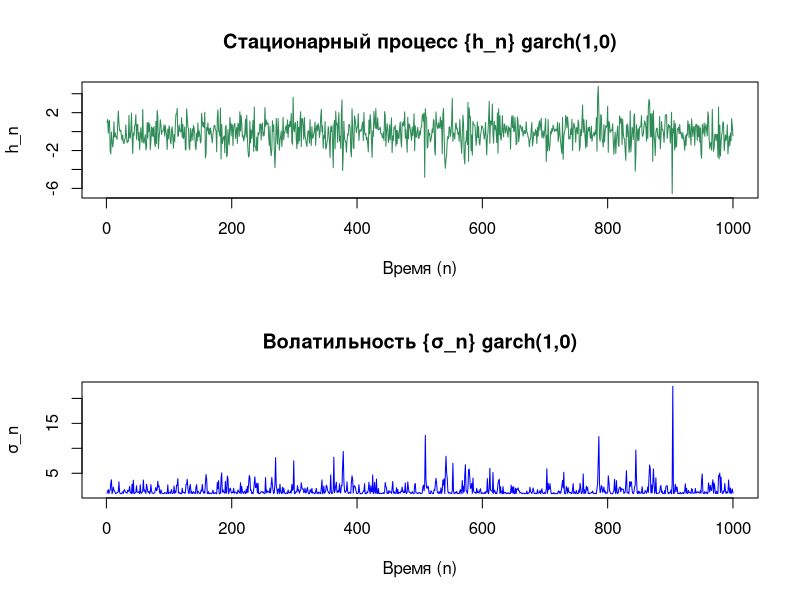

Write R code to recreate this figure.
# Задание 1 ----

# Функция для моделирования процесса garch(1,0)
garch_process <- function(omega, alpha, num_obs, initial_volatility = 1, initial_process_value = 1) {
  # Проверка корректности входных параметров
  if (omega <= 0) stop("omega должно быть положительным")  # omega должно быть больше нуля
  if (alpha <= 0 || alpha >= 1) stop("alpha должно быть в диапазоне (0, 1)")  # alpha должно быть между 0 и 1
  
  # Инициализация векторов для хранения значений процесса и волатильности
  process_values <- numeric(num_obs)  # Создаем вектор для значений процесса
  volatility <- numeric(num_obs)  # Создаем вектор для значений волатильности
  
  # Генерация случайных ошибок с нормальным распределением
  errors <- rnorm(num_obs, mean = 0, sd = 1)  # Генерируем случайные ошибки
  volatility[1] <- initial_volatility  # Устанавливаем начальное значение волатильности
  process_values[1] <- initial_process_value  # Устанавливаем начальное значение процесса
  
  # Вычисление значений процесса garch(1,0)
  for (t in 2:num_obs) {  # Начинаем цикл со второго наблюдения
    volatility[t] <- omega + alpha * (process_values[t - 1])^2  # Вычисляем текущую волатильность
    process_values[t] <- sqrt(volatility[t]) * errors[t]  # Вычисляем текущее значение процесса
  }
  
  # Построение графиков
  par(mfrow = c(2, 1))  # Разделяем графики на 2 строки
  
  # График стационарного процесса
  plot(process_values, type = 'l', col = 'seagreen',  # Строим график процесса
       main = 'Стационарный процесс {h_n} garch(1,0)',  # Заголовок графика
       ylab = 'h_n', xlab = 'Время (n)')  # Подписи осей
  
  # График волатильности
  plot(volatility, type = 'l', col = 'blue',  # Строим график волатильности
       main = 'Волатильность {σ_n} garch(1,0)',  # Заголовок графика
       ylab = 'σ_n', xlab = 'Время (n)')  # Подписи осей
  
  return(process_values)  # Возвращаем значения стационарного процесса
}

# Генерация garch(1,0) с параметрами 
n <- 1000  # Указываем количество наблюдений
omega <- 0.9  # Устанавливаем значение omega
alpha <- 0.5  # Устанавливаем значение alpha
result <- garch_process(omega, alpha, n)  # Вызываем функцию для генерации процесса
# Стационарность достигается при 0 < alpha < 1
